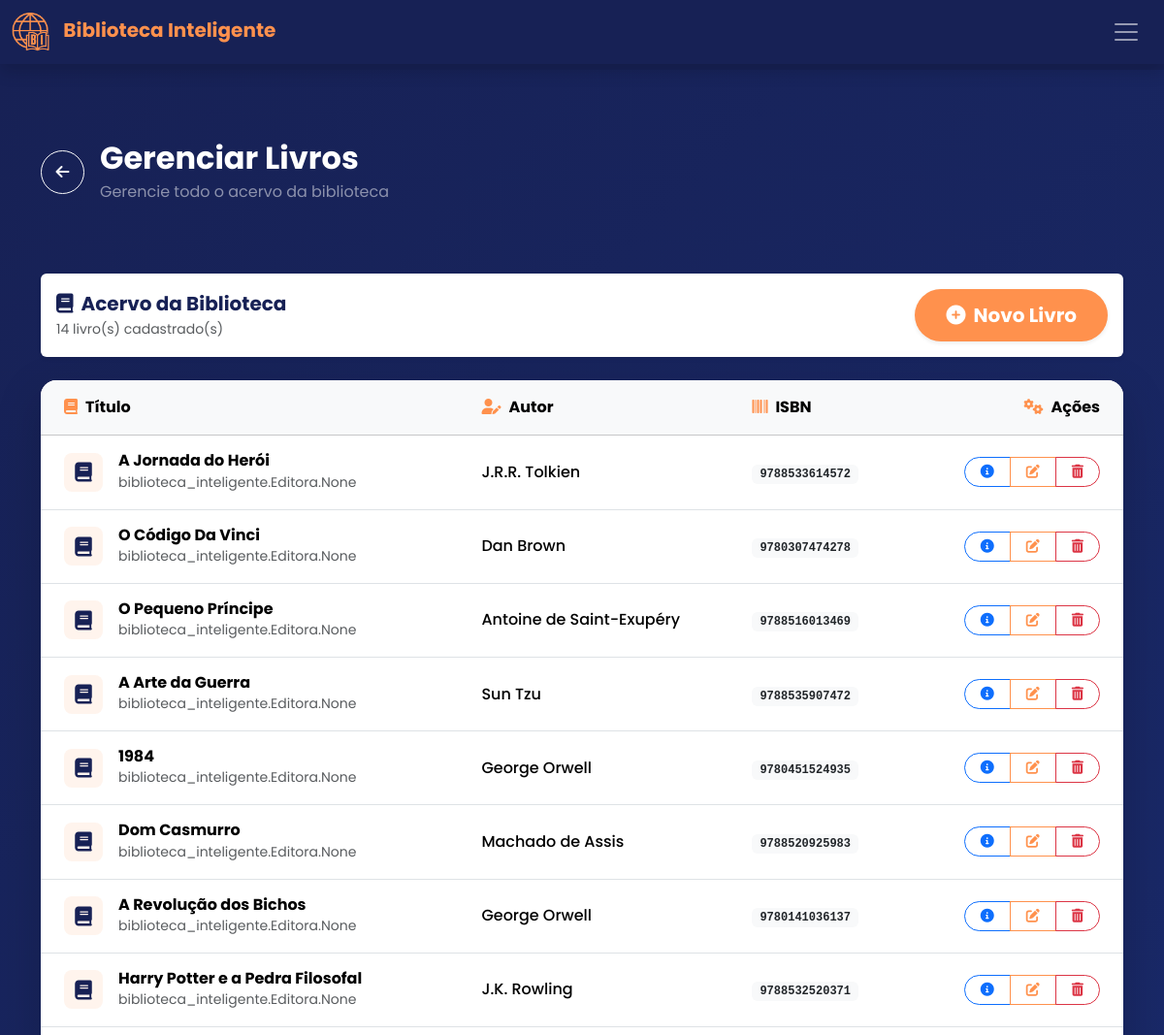
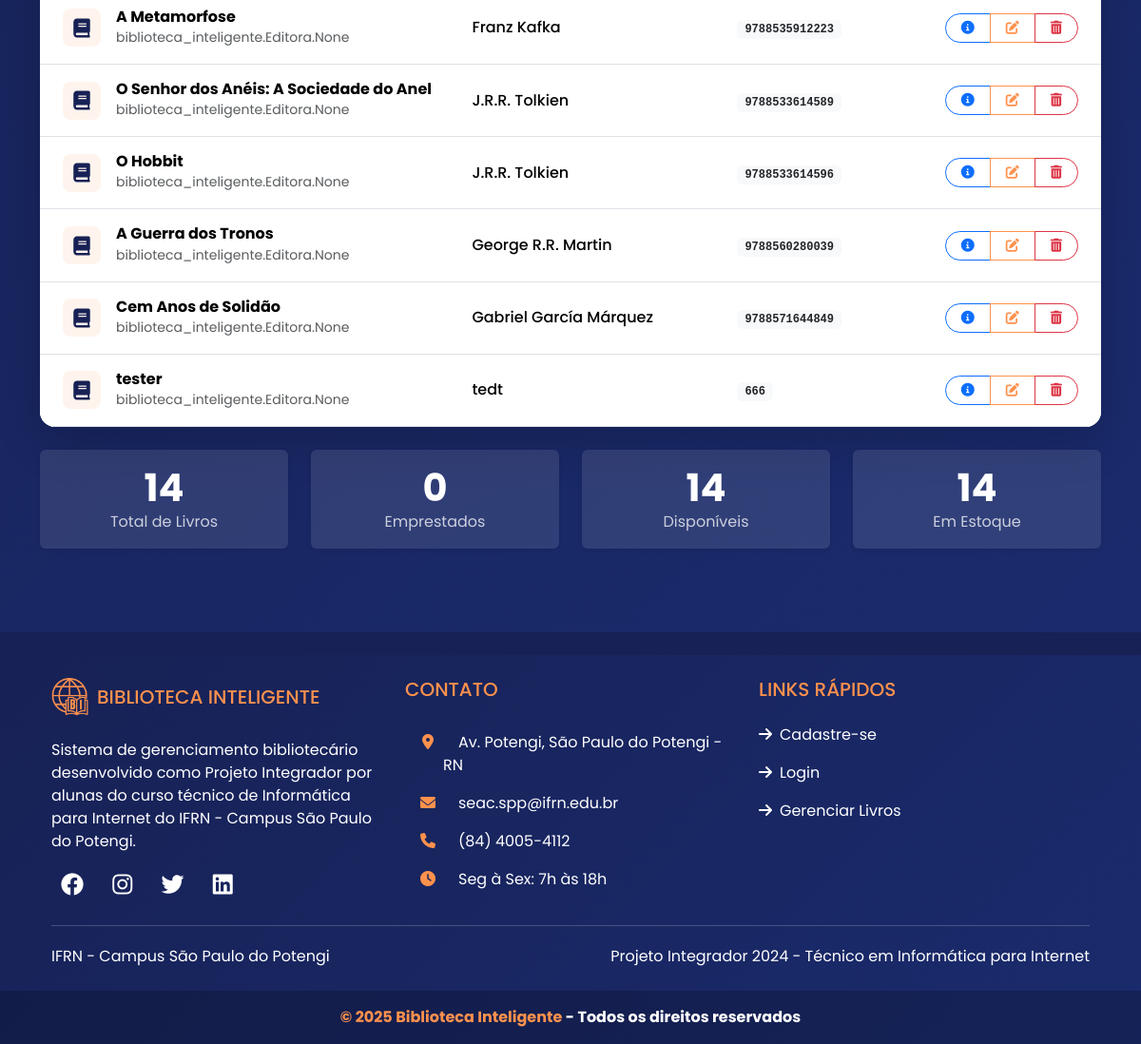
The page /gerenciar_livros/ (signed in) on the database its author committed (2 pictures, top to bottom).
### biblioteca_inteligente/models.py (models this page shows, shortened)
class Livro(models.Model):
    LIVRE = "LI"
    MAIORES_10 = "10"
    MAIORES_12 = "12"
    MAIORES_14 = "14"
    MAIORES_16 = "16"
    MAIORES_18 = "18"
    CLASSIFICACOES = {
        LIVRE: "Livre",
        MAIORES_10: "10 anos",
        MAIORES_12: "12 anos",
        MAIORES_14: "14 anos",
        MAIORES_16: "16 anos",
        MAIORES_18: "18 anos",
        }
    ROMANCE = "RO"
    BIOGRAFIA = "BI"
    TECNICO = "TE"
    FICCAO = "FI"
    FANTASIA = "FA"
    MISTERIO = "MI"
    POESIA = "PO"
    DRAMA = "DR"
    TERROR = "HO"
    AVENTURA = "AD"
    INFANTIL = "CH"
    JOVEM_ADULTO = "YA"
    FICCAO_CIENTIFICA = "SF"
    OUTROS = "OU"
    GENEROS = {
        ROMANCE: "Romance",
        BIOGRAFIA: "Biografia",
        TECNICO: "Técnico",
        FICCAO: "Ficção",
        FANTASIA: "Fantasia",
        MISTERIO: "Mistério",
        POESIA: "Poesia",
        DRAMA: "Drama",
        TERROR: "Terror",
        AVENTURA: "Aventura",
        INFANTIL: "Infantil",
        JOVEM_ADULTO: "Jovem Adulto",
        FICCAO_CIENTIFICA: "Ficção Científica",
        OUTROS: "Outros",
    }
    titulo = models.CharField(max_length=150)
    autor = models.CharField(max_length=100)
    capa = models.ImageField(upload_to="livros/capas/", blank=True)
    editora = models.ManyToManyField(Editora)
    isbn = models.CharField(max_length=13)
    publicacao = models.IntegerField(blank=True)
    classificacao = models.CharField(max_length=2, choices=CLASSIFICACOES)
    genero = models.CharField(max_length=2, choices=GENEROS)
    sinopse = models.TextField(max_length=4000)

### biblioteca_inteligente/views.py (the view)
# urls.py: path('gerenciar_livros/', views.gerenciar_livros, name='gerenciar_livros'),
@login_required
@permission_required('biblioteca_inteligente.view_livro')
def gerenciar_livros(request):
    context = {
        "livros": Livro.objects.all(),
    }
    return render(request, "gerenciar_livros.html", context)

### templates/gerenciar_livros.html (shortened to what this page needs)
{% extends "base.html" %}
{% load static %}
{% block content %}
<section class="min-vh-100 py-5" style="background: linear-gradient(135deg, #172155 0%, #1a2b6d 100%);">
  <div class="container py-4">
    <div class="row mb-5">
      <div class="col-12">
        <div class="d-flex align-items-center mb-4">
          <a href="{{ request.META.HTTP_REFERER|default:'{% url "index" %}' }}" class="btn btn-outline-light rounded-circle me-3"
             style="width: 45px; height: 45px; display: flex; align-items: center; justify-content: center;">
            <i class="fas fa-arrow-left"></i>
          </a>
          <div>
            <h1 class="h2 fw-bold text-white mb-1">Gerenciar Livros</h1>
            <p class="text-white-50 mb-0">Gerencie todo o acervo da biblioteca</p>
          </div>
        </div>
      </div>
    </div>
    <div class="row mb-4">
      <div class="col-12">
        <div class="card shadow-sm border-0">
          <div class="card-body d-flex justify-content-between align-items-center">
            <div>
              <h5 class="card-title mb-0 fw-bold" style="color: #172155;">
                <i class="fas fa-book me-2"></i>Acervo da Biblioteca
              </h5>
              <p class="text-muted small mb-0 mt-1">{{ livros|length }} livro(s) cadastrado(s)</p>
            </div>
            <a href="{% url 'cadastro_livro' %}" class="btn btn-lg fw-bold border-0 shadow-sm"
               style="background-color: #FF914D; color: white; padding: 0.75rem 2rem; border-radius: 50px;">
              <i class="fas fa-plus-circle me-2"></i>Novo Livro
            </a>
          </div>
        </div>
      </div>
    </div>
    <div class="row">
      <div class="col-12">
        <div class="card shadow-lg border-0 rounded-4 overflow-hidden">
          <div class="card-body p-0">
            {% if livros %}
              <div class="table-responsive">
                <table class="table table-hover align-middle mb-0">
                  <thead class="table-light" style="background-color: rgba(255, 145, 77, 0.1);">
                    <tr>
                      <th scope="col" class="ps-4" style="width: 40%;">
                        <i class="fas fa-book me-2" style="color: #FF914D;"></i>Título
                      </th>
                      <th scope="col" style="width: 25%;">
                        <i class="fas fa-user-edit me-2" style="color: #FF914D;"></i>Autor
                      </th>
                      <th scope="col" style="width: 15%;">
                        <i class="fas fa-barcode me-2" style="color: #FF914D;"></i>ISBN
                      </th>
                      <th scope="col" style="width: 20%;" class="text-end pe-4">
                        <i class="fas fa-cogs me-2" style="color: #FF914D;"></i>Ações
                      </th>
                    </tr>
                  </thead>
                  <tbody>
                    {% for livro in livros %}
                    <tr class="hover-lift">
                      <td class="ps-4">
                        <div class="d-flex align-items-center">
                          <div class="book-icon me-3" style="color: #172155;">
                            <i class="fas fa-book fa-lg"></i>
                          </div>
                          <div>
                            <h6 class="mb-0 fw-bold">{{ livro.titulo|truncatechars:40 }}</h6>
                            <small class="text-muted">{{ livro.editora|default:"Editora não informada" }}</small>
                          </div>
                        </div>
                      </td>
                      <td>
                        <span class="fw-medium">{{ livro.autor }}</span>
                      </td>
                      <td>
                        <span class="badge bg-light text-dark font-monospace">{{ livro.isbn|default:"N/A" }}</span>
                      </td>
                      <td class="text-end pe-4">
                        <div class="btn-group" role="group">
                          <button type="button" data-bs-toggle="modal" data-bs-target="#modal-livro"
                                  data-url="{% url 'ajax_detalhar_livro' livro.id %}"
                                  class="btn btn-sm btn-outline-primary rounded-start-pill detalhar-livro px-3">
                            <i class="fas fa-info-circle"></i>
                          </button>
                          <a href="{% url 'editar_livro' livro.id %}"
                             class="btn btn-sm btn-outline-warning px-3" style="border-color: #FF914D; color: #FF914D;">
                            <i class="fas fa-edit"></i>
                          </a>
                          <a href="{% url 'deletar_livro' livro.id %}"
                             class="btn btn-sm btn-outline-danger rounded-end-pill px-3"
                             onclick="return confirm('Tem certeza que deseja excluir este livro? Esta ação não pode ser desfeita.')">
                            <i class="fas fa-trash-alt"></i>
                          </a>
                        </div>
                      </td>
                    </tr>
                    {% endfor %}
                  </tbody>
                </table>
              </div>
            {% endif %}
          </div>
        </div>
      </div>
    </div>
    {% if livros %}
    <div class="row mt-4">
      <div class="col-md-3 col-sm-6 mb-3">
        <div class="card border-0 shadow-sm h-100" style="background: rgba(255, 255, 255, 0.1);">
          <div class="card-body text-center text-white">
            <h2 class="display-6 fw-bold mb-0">{{ livros|length }}</h2>
            <p class="mb-0 opacity-75">Total de Livros</p>
          </div>
        </div>
      </div>
      <div class="col-md-3 col-sm-6 mb-3">
        <div class="card border-0 shadow-sm h-100" style="background: rgba(255, 255, 255, 0.1);">
          <div class="card-body text-center text-white">
            <h2 class="display-6 fw-bold mb-0">0</h2>
            <p class="mb-0 opacity-75">Emprestados</p>
          </div>
        </div>
      </div>
      <div class="col-md-3 col-sm-6 mb-3">
        <div class="card border-0 shadow-sm h-100" style="background: rgba(255, 255, 255, 0.1);">
          <div class="card-body text-center text-white">
            <h2 class="display-6 fw-bold mb-0">{{ livros|length }}</h2>
            <p class="mb-0 opacity-75">Disponíveis</p>
          </div>
        </div>
      </div>
      <div class="col-md-3 col-sm-6 mb-3">
        <div class="card border-0 shadow-sm h-100" style="background: rgba(255, 255, 255, 0.1);">
          <div class="card-body text-center text-white">
            <h2 class="display-6 fw-bold mb-0">{{ livros|length }}</h2>
            <p class="mb-0 opacity-75">Em Estoque</p>
          </div>
        </div>
      </div>
    </div>
    {% endif %}
  </div>
</section>
{% endblock content %}

### biblioteca_inteligente/static/css/style.css (style rules this page uses)
body { font-family: "Poppins", sans-serif !important; background-color: #172155 !important; }

### templates/gerenciar_livros.html (style rules this page uses)
.hover-lift { transition: all 0.2s ease; }
.table > :not(caption) > * > * { padding: 1rem 0.5rem; }
.btn-group .btn { border-radius: 0; }
.btn-group .btn:first-child { border-top-left-radius: 50px; border-bottom-left-radius: 50px; }
.btn-group .btn:last-child { border-top-right-radius: 50px; border-bottom-right-radius: 50px; }
.book-icon { width: 40px; height: 40px; background: rgba(255, 145, 77, 0.1); border-radius: 8px; display: flex; align-items: center; justify-content: center; }
.badge { font-size: 0.75rem; padding: 0.25rem 0.5rem; }
.rounded-start-pill { border-top-left-radius: 50px !important; border-bottom-left-radius: 50px !important; }
.rounded-end-pill { border-top-right-radius: 50px !important; border-bottom-right-radius: 50px !important; }

### rows shown on the page
Livro: titulo "A Jornada do Herói", editora "biblioteca_inteligente.Editora.None", autor "J.R.R. Tolkien", isbn "9788533614572"
Livro: titulo "O Código Da Vinci", editora "biblioteca_inteligente.Editora.None", autor "Dan Brown", isbn "9780307474278"
Livro: titulo "O Pequeno Príncipe", editora "biblioteca_inteligente.Editora.None", autor "Antoine de Saint-Exupéry", isbn "9788516013469"
Livro: titulo "A Arte da Guerra", editora "biblioteca_inteligente.Editora.None", autor "Sun Tzu", isbn "9788535907472"
Livro: titulo "1984", editora "biblioteca_inteligente.Editora.None", autor "George Orwell", isbn "9780451524935"
Livro: titulo "Dom Casmurro", editora "biblioteca_inteligente.Editora.None", autor "Machado de Assis", isbn "9788520925983"
Livro: titulo "A Revolução dos Bichos", editora "biblioteca_inteligente.Editora.None", autor "George Orwell", isbn "9780141036137"
Livro: titulo "Harry Potter e a Pedra Filosofal", editora "biblioteca_inteligente.Editora.None", autor "J.K. Rowling", isbn "9788532520371"
Livro: titulo "A Metamorfose", editora "biblioteca_inteligente.Editora.None", autor "Franz Kafka", isbn "9788535912223"
Livro: titulo "O Senhor dos Anéis: A Sociedade do Anel", editora "biblioteca_inteligente.Editora.None", autor "J.R.R. Tolkien", isbn "9788533614589"
Livro: titulo "O Hobbit", editora "biblioteca_inteligente.Editora.None", autor "J.R.R. Tolkien", isbn "9788533614596"
Livro: titulo "A Guerra dos Tronos", editora "biblioteca_inteligente.Editora.None", autor "George R.R. Martin", isbn "9788560280039"
Livro: titulo "Cem Anos de Solidão", editora "biblioteca_inteligente.Editora.None", autor "Gabriel García Márquez", isbn "9788571644849"
Livro: titulo "tester", editora "biblioteca_inteligente.Editora.None", autor "tedt", isbn "666"

### other values the page prints
{{ livros|length }} "14"
